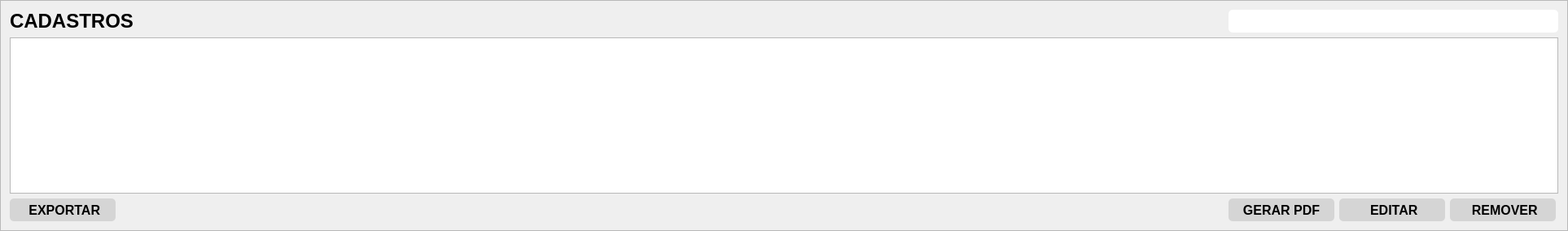
         <widget class="QFrame" name="fr_tabCad_cadUser">
          <property name="frameShape">
           <enum>QFrame::StyledPanel</enum>
          </property>
          <property name="frameShadow">
           <enum>QFrame::Raised</enum>
          </property>
          <layout class="QGridLayout" name="gridLayout_2">
           <item row="2" column="1" colspan="2">
            <spacer name="horizontalSpacer">
             <property name="orientation">
              <enum>Qt::Horizontal</enum>
             </property>
             <property name="sizeHint" stdset="0">
              <size>
               <width>1333</width>
               <height>20</height>
              </size>
             </property>
            </spacer>
           </item>
           <item row="2" column="0">
            <widget class="QPushButton" name="bt_exportarExcel_cadUser">
             <property name="sizePolicy">
              <sizepolicy hsizetype="Fixed" vsizetype="Fixed">
               <horstretch>0</horstretch>
               <verstretch>0</verstretch>
              </sizepolicy>
             </property>
             <property name="minimumSize">
              <size>
               <width>130</width>
               <height>28</height>
              </size>
             </property>
             <property name="font">
              <font>
               <family>Yu Gothic UI</family>
               <pointsize>12</pointsize>
               <weight>75</weight>
               <bold>true</bold>
              </font>
             </property>
             <property name="cursor">
              <cursorShape>PointingHandCursor</cursorShape>
             </property>
             <property name="styleSheet">
              <string notr="true">QPushButton{
	
	background-color: rgb(213, 213, 213);
	border-radius: 5px;
}

QPushButton:hover{
	
	background-color: rgb(190, 190, 190);
	color: rgb(255, 255, 255);
}
</string>
             </property>
             <property name="text">
              <string> EXPORTAR</string>
             </property>
             <property name="icon">
              <iconset>
               <normaloff>../img/excel.png</normaloff>../img/excel.png</iconset>
             </property>
            </widget>
           </item>
           <item row="0" column="0">
            <widget class="QLabel" name="lb_tituloTab_cadUser">
             <property name="font">
              <font>
               <family>Yu Gothic UI</family>
               <pointsize>18</pointsize>
               <weight>75</weight>
               <bold>true</bold>
              </font>
             </property>
             <property name="text">
              <string>CADASTROS</string>
             </property>
            </widget>
           </item>
           <item row="0" column="2">
            <widget class="QLabel" name="img_lupa_cadUser">
             <property name="text">
              <string/>
             </property>
             <property name="pixmap">
              <pixmap>../img/lupa.png</pixmap>
             </property>
            </widget>
           </item>
           <item row="2" column="4">
            <widget class="QPushButton" name="bt_edit_cadUser">
             <property name="sizePolicy">
              <sizepolicy hsizetype="Fixed" vsizetype="Fixed">
               <horstretch>0</horstretch>
               <verstretch>0</verstretch>
              </sizepolicy>
             </property>
             <property name="minimumSize">
              <size>
               <width>130</width>
               <height>28</height>
              </size>
             </property>
             <property name="font">
              <font>
               <family>Yu Gothic UI</family>
               <pointsize>12</pointsize>
               <weight>75</weight>
               <bold>true</bold>
              </font>
             </property>
             <property name="cursor">
              <cursorShape>PointingHandCursor</cursorShape>
             </property>
             <property name="styleSheet">
              <string notr="true">QPushButton{
	
	background-color: rgb(213, 213, 213);
	border-radius: 5px;
}

QPushButton:hover{
	
	background-color: rgb(190, 190, 190);
	color: rgb(255, 255, 255);
}
</string>
             </property>
             <property name="text">
              <string> EDITAR</string>
             </property>
             <property name="icon">
              <iconset>
               <normaloff>../img/editar.png</normaloff>../img/editar.png</iconset>
             </property>
            </widget>
           </item>
           <item row="2" column="3">
            <widget class="QPushButton" name="bt_pdf_cadUser">
             <property name="sizePolicy">
              <sizepolicy hsizetype="Fixed" vsizetype="Fixed">
               <horstretch>0</horstretch>
               <verstretch>0</verstretch>
              </sizepolicy>
             </property>
             <property name="minimumSize">
              <size>
               <width>130</width>
               <height>28</height>
              </size>
             </property>
             <property name="maximumSize">
              <size>
               <width>30</width>
               <height>16777215</height>
              </size>
             </property>
             <property name="font">
              <font>
               <family>Yu Gothic UI</family>
               <pointsize>12</pointsize>
               <weight>75</weight>
               <bold>true</bold>
              </font>
             </property>
             <property name="cursor">
              <cursorShape>PointingHandCursor</cursorShape>
             </property>
             <property name="styleSheet">
              <string notr="true">QPushButton{
	
	background-color: rgb(213, 213, 213);
	border-radius: 5px;
}

QPushButton:hover{
	
	background-color: rgb(190, 190, 190);
	color: rgb(255, 255, 255);
}
</string>
             </property>
             <property name="text">
              <string>GERAR PDF</string>
             </property>
             <property name="icon">
              <iconset>
               <normaloff>../img/iconPDF.png</normaloff>../img/iconPDF.png</iconset>
             </property>
             <property name="iconSize">
              <size>
               <width>50</width>
               <height>20</height>
              </size>
             </property>
            </widget>
           </item>
           <item row="2" column="5">
            <widget class="QPushButton" name="bt_remover_cadUser">
             <property name="sizePolicy">
              <sizepolicy hsizetype="Fixed" vsizetype="Fixed">
               <horstretch>0</horstretch>
               <verstretch>0</verstretch>
              </sizepolicy>
             </property>
             <property name="minimumSize">
              <size>
               <width>130</width>
               <height>28</height>
              </size>
             </property>
             <property name="font">
              <font>
               <family>Yu Gothic UI</family>
               <pointsize>12</pointsize>
               <weight>75</weight>
               <bold>true</bold>
              </font>
             </property>
             <property name="cursor">
              <cursorShape>PointingHandCursor</cursorShape>
             </property>
             <property name="styleSheet">
              <string notr="true">QPushButton{
	
	background-color: rgb(213, 213, 213);
	border-radius: 5px;
}

QPushButton:hover{
	
	background-color: rgb(190, 190, 190);
	color: rgb(255, 255, 255);
}
</string>
             </property>
             <property name="text">
              <string> REMOVER</string>
             </property>
             <property name="icon">
              <iconset>
               <normaloff>../img/remover.png</normaloff>../img/remover.png</iconset>
             </property>
            </widget>
           </item>
           <item row="0" column="1">
            <spacer name="sp_supTab_cadUser">
             <property name="orientation">
              <enum>Qt::Horizontal</enum>
             </property>
             <property name="sizeHint" stdset="0">
              <size>
               <width>1248</width>
               <height>20</height>
              </size>
             </property>
            </spacer>
           </item>
           <item row="0" column="3" colspan="3">
            <widget class="QLineEdit" name="edt_filtro_cadUser">
             <property name="sizePolicy">
              <sizepolicy hsizetype="Fixed" vsizetype="Fixed">
               <horstretch>0</horstretch>
               <verstretch>0</verstretch>
              </sizepolicy>
             </property>
             <property name="minimumSize">
              <size>
               <width>405</width>
               <height>28</height>
              </size>
             </property>
             <property name="maximumSize">
              <size>
               <width>16777215</width>
               <height>28</height>
              </size>
             </property>
             <property name="font">
              <font>
               <family>Yu Gothic UI</family>
               <pointsize>12</pointsize>
               <weight>75</weight>
               <bold>true</bold>
              </font>
             </property>
             <property name="styleSheet">
              <string notr="true">background-color: rgb(255, 255, 255);
border-radius: 5px;
color: rgb(138, 185, 214);
</string>
             </property>
             <property name="inputMask">
              <string/>
             </property>
             <property name="echoMode">
              <enum>QLineEdit::Normal</enum>
             </property>
            </widget>
           </item>
           <item row="1" column="0" colspan="6">
            <widget class="QTableView" name="tab_cadUser">
             <property name="font">
              <font>
               <family>Yu Gothic UI</family>
               <pointsize>12</pointsize>
               <weight>75</weight>
               <bold>true</bold>
              </font>
             </property>
             <property name="styleSheet">
              <string notr="true">background-color: rgb(255, 255, 255);
border-radius: 5px;

QTableView::item:selected {
   
	background-color: rgb(192, 226, 255);
	color: rgb(0, 0, 0);
}
</string>
             </property>
            </widget>
           </item>
          </layout>
         </widget>
